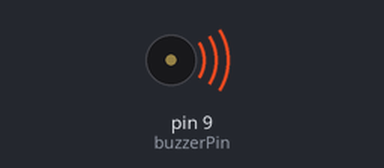
Bench run of a sketch on a simulated Arduino Uno, built with avr-gcc and run on an emulated ATmega328P. On the bench: buzzer (waves = sounding).

Above: at 0.1 s.
Timing chart, 0 to 1.6 s (numbered marks = the images above):
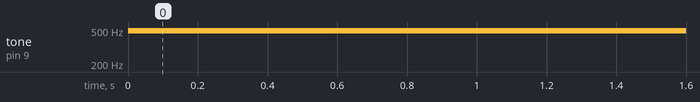

Measured:
- by itself, tone on pin 9 (buzzerPin): silent → 490 Hz at 0.00 s

The sketch:

sketch_jun14b.ino
```cpp
//buzzer

int buzzerPin = 9; //Define buzzerPin

void setup() {
  pinMode(buzzerPin, OUTPUT); //Set buzzerPin as output


}

void loop() {
  beep(20); //Beep every 400 milliseconds
//  delay(400);
}

void beep(unsigned char delayms) { //creating function
  analogWrite(buzzerPin, 20); //Setting pin to high
  delay(delayms); //Delaying
  analogWrite(buzzerPin ,0); //Setting pin to LOW
  delay(delayms); //Delaying

}
```
